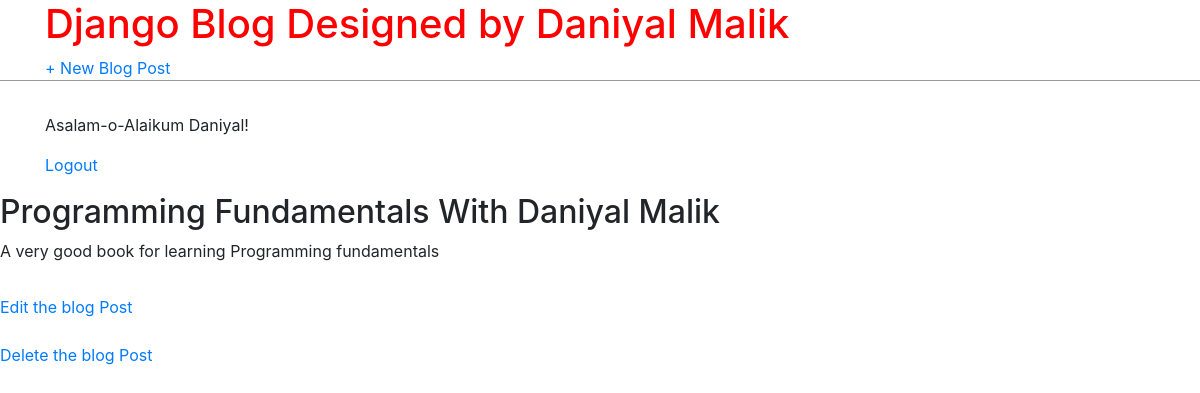
Page /post/2/ (signed in) on the committed database.
### blog/models.py (models this page shows, shortened)
class Post(models.Model):
    title  = models.CharField(max_length=200)
    author=models.ForeignKey('auth.User',on_delete=models.CASCADE)
    body = models.TextField()

### blog/views.py (the view)
# urls.py: path("post/<int:pk>/", BlogDetailView.as_view(), name="post_detail"),
class BlogDetailView(DetailView):
    model=Post
    template_name="postdetail.html"

### templates/postdetail.html
{% extends "base.html" %}
{% block content %}
  <div class="post-entry">
      <h2>{{ object.title }}</h2>
      <p>{{ object.body }}</p>
  </div>
  <a href="{% url 'post_edit' post.pk %}">Edit the blog Post</a>
  <br><br>
  <a href="{% url 'post_delete' post.pk %}">Delete the blog Post</a>
{% endblock content %}

### templates/base.html (shortened to what this page needs)
<!DOCTYPE html>
{% load static %}
<html lang="en">
<head>
    <link rel="stylesheet" href="{% static 'css/base.css' %}">
    <link rel="stylesheet" href="https://stackpath.bootstrapcdn.com/bootstrap/4.4.1/css/bootstrap.min.css">
</head>
<body>
    <header>
        <div class="container snav-left">
            <h1>
                <a href="{% url 'home' %}">Django Blog Designed by Daniyal Malik</a>
            </h1>
        </div>
        <div class="container nav-right">
            <a href="{% url 'post_new' %}"> + New Blog Post</a>
        </div>
    </header>
    <div class="container">
    {% if user.is_authenticated %}
      <p>Asalam-o-Alaikum {{user.username}}!</p>
      <p><a href="{% url 'logout' %}">Logout</a></p>
    {% else %}
      <p>You are not Logged in.</p>
      <a href="{% url 'login' %}">Log In</a>
      <br>
      <a href="{% url 'signup' %}">Sign up</a>
    {% endif %}
</div>
    {% block content %}
    {% endblock content %}
</body>
</html>

### static/css/base.css (style rules this page uses)
header h1 a { color: red; text-decoration: none; }
body { font-family:'Franklin Gothic Medium', 'Arial Narrow', Arial, sans-serif; font-size:18px; }
header { border-bottom:1px solid #999; margin-bottom: 2rem; display: flex; }
.nav-right { display: flex; }
.post-entry { margin-bottom: 2rem; }
.post-entry h2 { margin:0.5rem 0; }
.post-entry p { margin:0; font-weight: 400; }

### rows in the picture
Post: title "Programming Fundamentals With Daniyal Malik", body "A very good book for learning Programming fundamentals"

### other values in the picture
{{ user.username }} "Daniyal"
